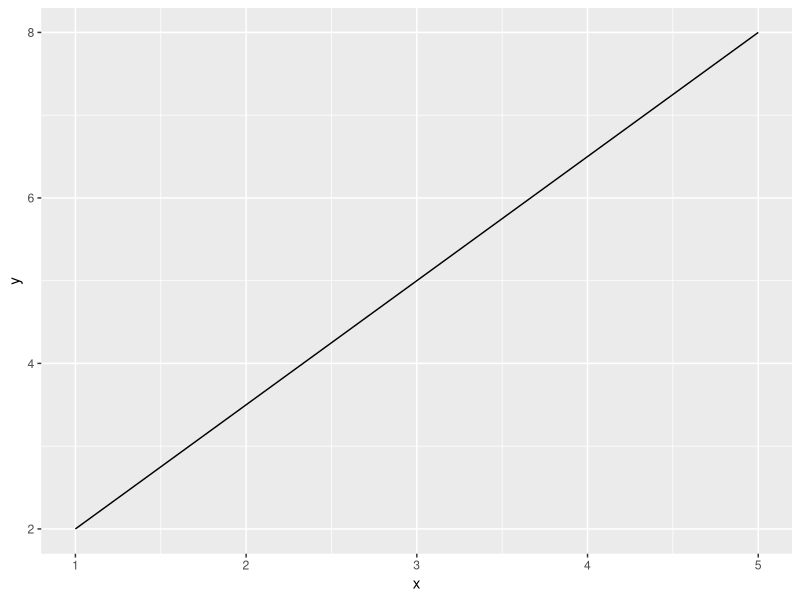

Generate this figure with R:
## ---- chunk 1
2+2
## ---- chunk 2
library(ggplot2)

# Maak een eenvoudig dataframe met x- en y-waarden
data <- data.frame(
  x = c(1, 5),
  y = c(2, 8)
)

# Gebruik ggplot() om een plot te maken
ggplot(data, aes(x = x, y = y)) +
  geom_line() # Gebruik geom_line() om een lijn te tekenen
